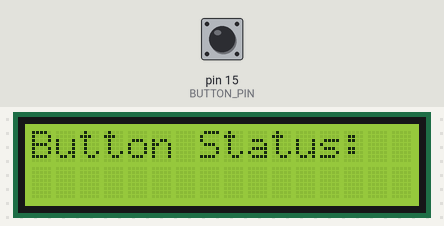
A sketch run on a simulated Arduino Uno, built with avr-gcc and run on an emulated ATmega328P. On the bench: 16×2 character LCD. The inputs (shaded band) are chosen by the test bench; at power-on: pin 15 (BUTTON_PIN) HIGH. What the sketch prints to the serial monitor is not drawn.

Above: at 1.2 s.
1.3 s: pin 15 (BUTTON_PIN) pulled LOW for 0.15 s
At 2.0 s:
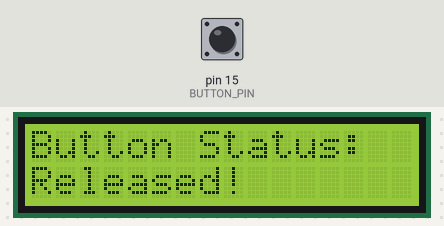
3.0 s: pin 15 (BUTTON_PIN) pulled LOW for 3.2 s
At 3.9 s:
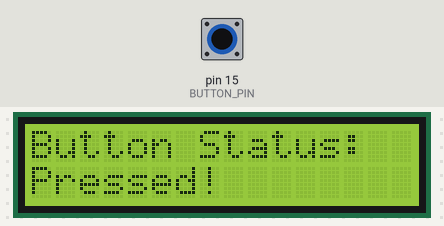
Timing chart, 0 to 6.0 s (numbered marks = the images above; inputs shaded):
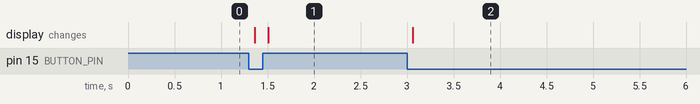

Measured:
- after the input at 1.3 s, the display: first changes after 0.06 s (image 1 shows a later state)
- after the input at 3.0 s, the display: changes after 0.06 s (image 2)

The sketch:

stage2-buttonWithLcd.ino
```cpp
#include <Wire.h>
#include <LiquidCrystal_PCF8574.h>

#define BUTTON_PIN 15  // GPIO pin where the button is connected
#define DEBOUNCE_DELAY 50  // Debounce time in milliseconds

// Create an LCD object with the specified I2C address
LiquidCrystal_PCF8574 lcd(0x27); // Adjust the address if necessary

int buttonState = HIGH;      // Current reading of the button
int lastButtonState = HIGH;  // Previous reading of the button
unsigned long lastDebounceTime = 0;  // Time of the last state change

void setup() {
  Serial.begin(115200);
  pinMode(BUTTON_PIN, INPUT_PULLUP);  // Configure button pin with pull-up resistor

  lcd.begin(16, 2);  // Initialize the LCD with 16 columns and 2 rows
  lcd.setBacklight(1); // Turn on the LCD backlight (if needed)
  lcd.setCursor(0, 0);  // Set cursor to first row
  lcd.print("Button Status:");  // Print message on the LCD
}

void loop() {
  int reading = digitalRead(BUTTON_PIN);  // Read the state of the button

  // If the button state has changed, reset the debounce timer
  if (reading != lastButtonState) {
    lastDebounceTime = millis();
  }

  // Check if the debounce time has passed and the button state is stable
  if ((millis() - lastDebounceTime) > DEBOUNCE_DELAY) {
    if (reading != buttonState) {
      buttonState = reading;

      // If the button is pressed (LOW due to pull-up)
      if (buttonState == LOW) {
        Serial.println("Button Pressed!");
        lcd.setCursor(0, 1);  // Set cursor to the second row
        lcd.print("Pressed!    ");  // Display pressed status (clear any previous text)
      } else {
        // If the button is not pressed (HIGH due to pull-up)
        Serial.println("Button Unpressed!");
        lcd.setCursor(0, 1);  // Set cursor to the second row
        lcd.print("Released!  ");  // Display unpressed status
      }
    }
  }

  lastButtonState = reading;  // Update the last button state
}
```
